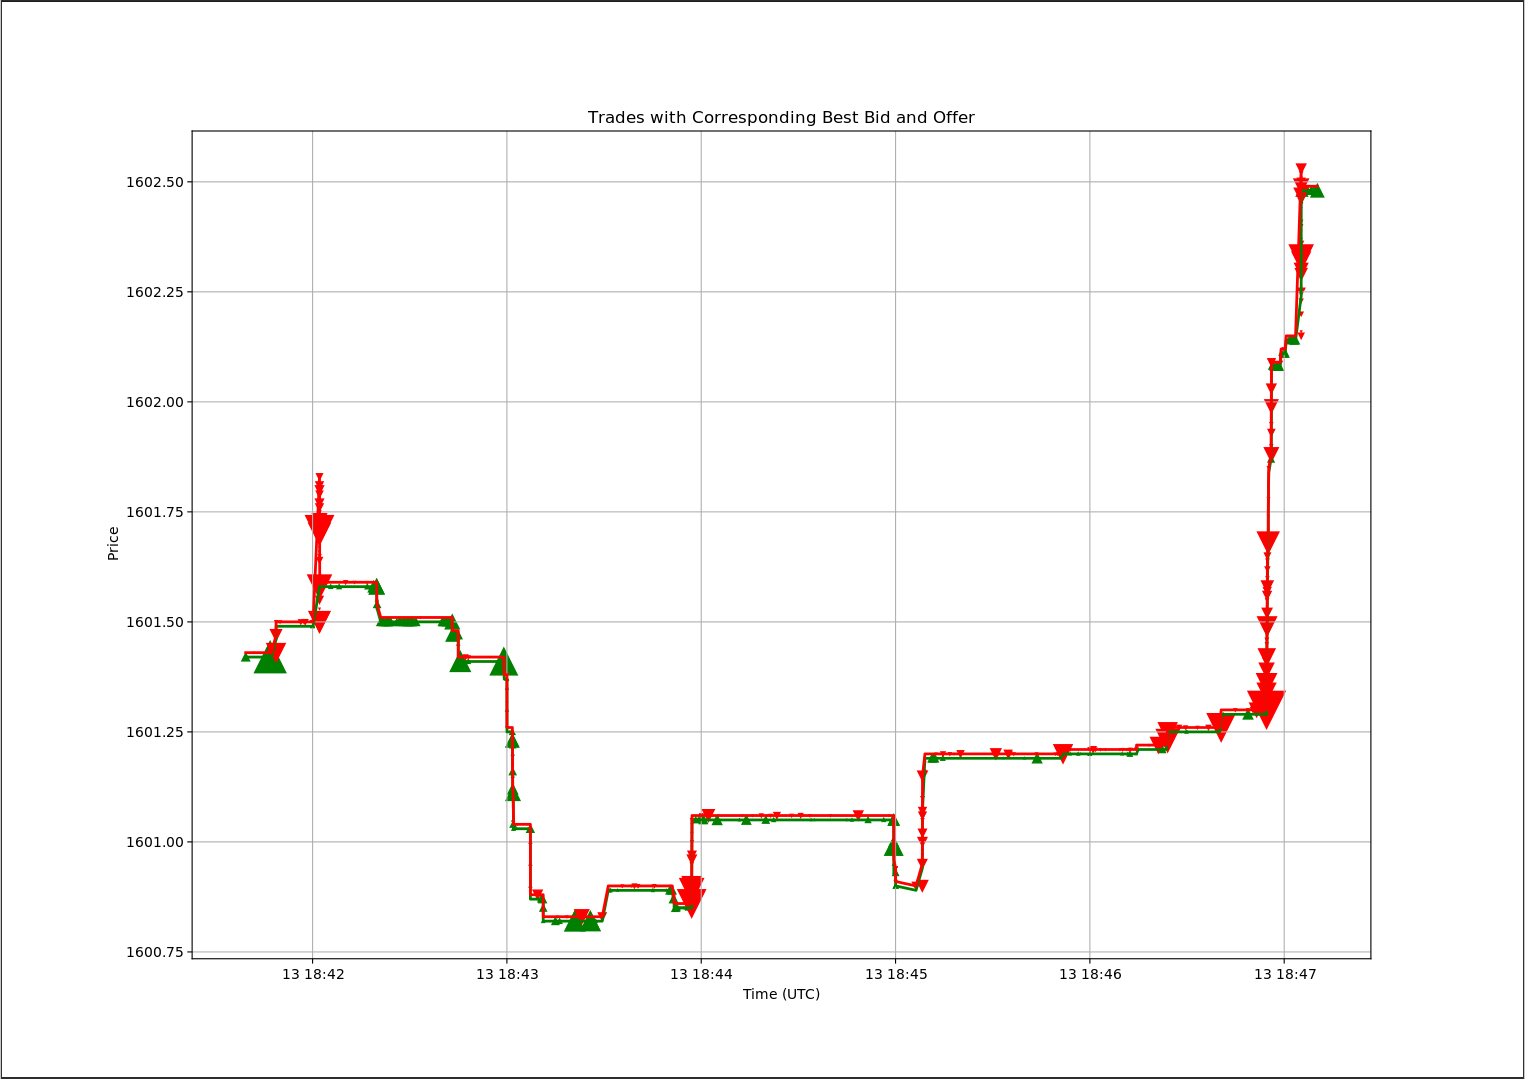

Source code (Python):
import argparse
from yamal import ytp
import numpy as np
import matplotlib.pyplot as plt
import json

class TradePlotter:
    def __init__(self, n):
        self.tms = np.zeros(n, dtype='datetime64[ms]')
        self.tds = np.zeros((n,5), dtype=np.float64)
        self.bid = None
        self.ask = None
        self.idx = 0
        self.done = False
    def times(self):
        return self.tms
    def trade(self, tm, px, qt, isbid):
        if self.bid is None or self.ask is None:
            return
        self.tms[self.idx] = tm
        self.tds[self.idx, 0] = self.bid
        self.tds[self.idx, 1] = self.ask
        self.tds[self.idx, 2] = px
        self.tds[self.idx, 3] = qt
        self.tds[self.idx, 4] = isbid
        self.idx += 1
        self.done = self.idx == self.tms.shape[0]
    def bids(self):
        return self.tds[:,0]
    def asks(self):
        return self.tds[:,1]
    def bid_trades(self):
        sel = self.tds[:,4] == True
        return self.tms[sel], self.tds[sel,2], self.tds[sel,3]
    def ask_trades(self):
        sel = self.tds[:,4] == False
        return self.tms[sel], self.tds[sel,2], self.tds[sel,3]
    def quote(self, bid, ask):
        self.bid = bid
        self.ask = ask

if __name__ == '__main__':
    parser = argparse.ArgumentParser()
    parser.add_argument("--ytp-file", help="ytp file name", required=True)
    parser.add_argument("--security", help="security to display", required=True)
    parser.add_argument("--points", help="number of trades", type=int, required=True)
    args = parser.parse_args()

    sequence = ytp.sequence(args.ytp_file)

    #Create a peer object using the desired peer name with the help of your sequence object
    peer = sequence.peer("reader")

    plotter = TradePlotter(args.points)

    def draw_plot(data):
        fig = plt.figure()
        ax = fig.add_subplot(1,1,1)
        plt.title("Trades with Corresponding Best Bid and Offer")
        plt.xlabel("Time (UTC)")
        plt.ylabel("Price")
        bts, bpx, bqt = data.bid_trades()
        ats, apx, aqt = data.ask_trades()
        avgtrd = (np.sum(bqt) + np.sum(aqt)) / (bqt.shape[0] + aqt.shape[0])
        plt.scatter(bts, bpx, marker='^', sizes=bqt/avgtrd*20.0, c='g')
        plt.scatter(ats, apx, marker='v', sizes=aqt/avgtrd*20.0, c='r')
        plt.plot(data.times(), data.bids(), c='g', linewidth = '2')
        plt.plot(data.times(), data.asks(), c='r', linewidth = '2')
        plt.grid()
        plt.show()

    def trade_plotter(plotter, data):
        ev = json.loads(data)
        plotter.trade(np.datetime64(ev['T'], 'ms'), ev['p'], ev['q'], ev['m'])
    def quote_plotter(plotter, data):
        ev = json.loads(data)
        plotter.quote(ev['b'], ev['a'])

    peer.channel(0, f"{args.security}@trade").data_callback(lambda peer, chan, tm, data: trade_plotter(plotter, data))
    peer.channel(0, f"{args.security}@bookTicker").data_callback(lambda peer, chan, tm, data: quote_plotter(plotter, data))

    while not plotter.done:
        sequence.poll()

    draw_plot(plotter)
